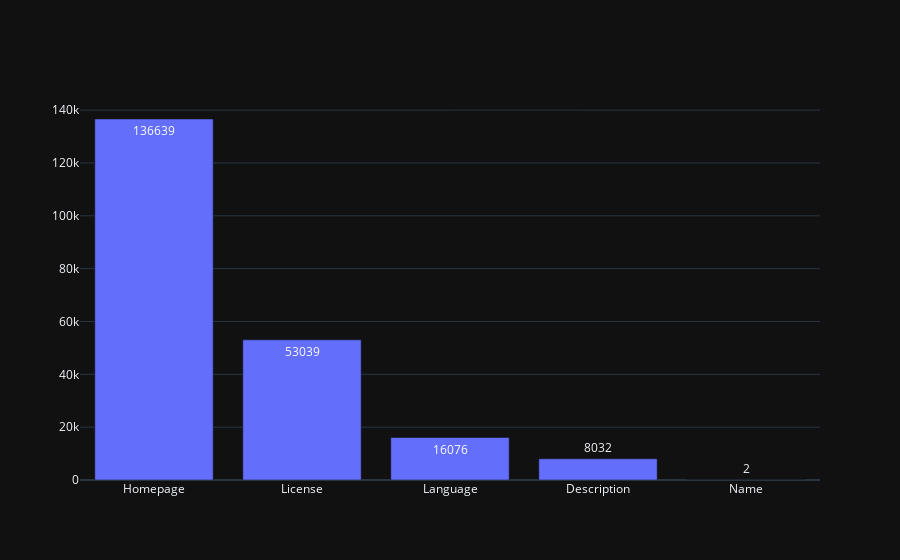

Notebook cell for this chart:
### Markdown cell above
## Missing

### Code cell
temp = df.isna().sum().sort_values(ascending=False)
temp = temp[temp.values > 0]
fig = go.Figure()
fig.add_trace(
    go.Bar(
        x=temp.index,
        y=temp.values,
        text=temp.values,

    )
)
fig.update_layout(
    template='plotly_dark',
    title=''

)
fig.show()

### Figure 1 — Plotly figure (JSON) as saved in the notebook; plotly's stock layout.template omitted (floating-point values rounded to 4 significant figures)
{"data": [{"text": [136639, 53039, 16076, 8032, 2], "type": "bar", "x": ["Homepage", "License", "Language", "Description", "Name"], "y": [136639, 53039, 16076, 8032, 2]}], "layout": {"title": {"text": ""}}}
